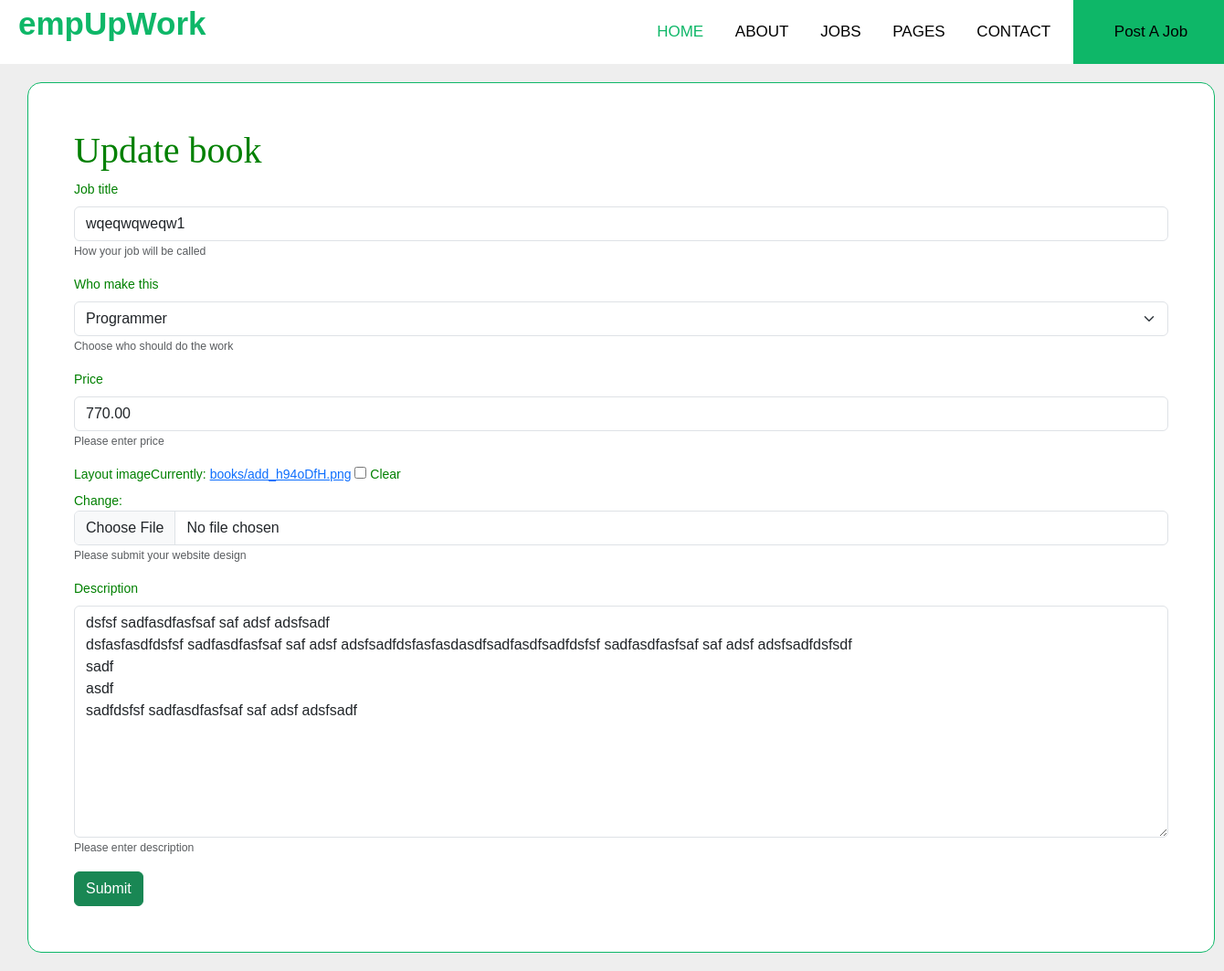
/books/update_book/7 (signed in), run on an earlier commit of the app's database.
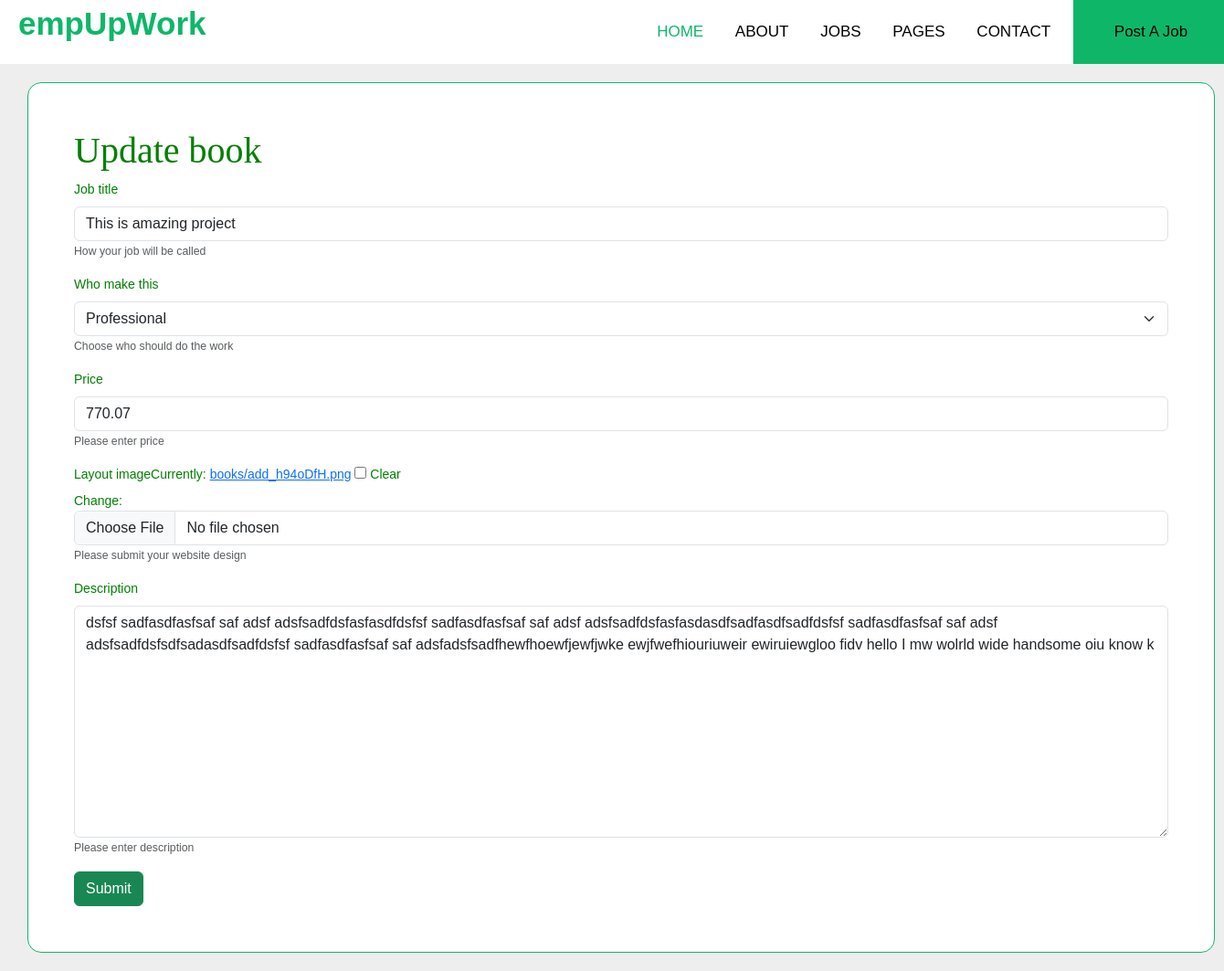
And on a later commit of the database.
### books/models.py (models this page shows, shortened)
class Books(models.Model):
    title: str = models.CharField(max_length=100)
    description: str = models.TextField(max_length=500)
    author: User = models.ForeignKey(User, on_delete=models.SET_NULL,
                                     null=True, blank=True)
    genre: str = models.CharField(max_length=25)
    is_available: bool = models.BooleanField(default=True)
    price: float = models.DecimalField(max_digits=5, decimal_places=2)
    created: datetime = models.DateTimeField(auto_now_add=True)
    image = models.ImageField(
        default='books/book_default_img.png', upload_to="books")
    objects = models.Manager()  # default
    c_objects = BooksManager()  # custom manager

### books/views.py (the view)
# urls.py: path("update_book/<int:pk>", BookUpdateView.as_view(), name="update_book"),
class BookUpdateView(UserPassesTestMixin, LoginRequiredMixin, UpdateView):
    modal = Books
    form_class = BookForm
    template_name = 'update_book.html'
    success_url = '/books/'
    def get_queryset(self):
        return Books.objects.filter(id=self.kwargs['pk'])
    def test_func(self):
        book = self.get_object()
        if self.request.user == book.author:
            return True
        return False

### books/forms.py
class BookForm(forms.ModelForm):
    title = forms.CharField(max_length=255, label="Job title",
                            help_text="How your job will be called")
    genre = forms.CharField(max_length=255, label="Who make this", help_text="Choose who should do the work",
                            widget=forms.Select(choices=genre_choices))
    price = forms.DecimalField(max_digits=55, decimal_places=2, label="Price",
                               help_text="Please enter price")
    image = forms.ImageField(required=False, label="Layout image",
                             help_text="Please submit your website design")
    description = forms.CharField(max_length=300, label="Description", help_text="Please enter description",
                                  widget=forms.Textarea(attrs={'rows': 10, 'cols': 100}))
    class Meta:
        model = Books
        fields = ['title', 'genre', 'price', 'image', 'description']

### books/templates/update_book.html (shortened to what this page needs)
{% extends 'base.html' %}
{% load django_bootstrap5 %}
{% load static %}
{% block content %}
<div class="main">
  <h1>Update book</h1>
  {% include "form_snippets.html" with form=form %}
</div>
{% endblock %}

### templates/form_snippets.html (shortened to what this page needs)
{% load static %}
{% load django_bootstrap5 %}
<form class="panel-body" method="POST" enctype="multipart/form-data">
  {% bootstrap_form form %}
  <button class="btn btn-success" type="submit">
    {% if btn_text %}
      {{ btn_text }}
    {% else %}
      Submit
    {% endif %}
  </button>
</form>

What changed in the data, as far as the page shows it:
changed Books: title "wqeqwqweqw1" → "This is amazing project"; genre "Programmer" → "Professional"; price "770.00" → "770.07"; description "dsfsf sadfasdfasfsaf saf adsf adsfsadf dsfasfasdfdsfsf sadfasdfasfsaf saf adsf adsfsadfdsfasfasdasdfsadfasdfsadfdsfsf sadfasdfasfsaf saf adsf adsfsadfdsfsdf sadf asdf sadfdsfsf sadfasdfasfsaf saf adsf adsfsadf" → "dsfsf sadfasdfasfsaf saf adsf adsfsadfdsfasfasdfdsfsf sadfasdfasfsaf saf adsf adsfsadfdsfasfasdasdfsadfasdfsadfdsfsf sadfasdfasfsaf saf adsf adsfsadfdsfsdfsadasdfsadfdsfsf sadfasdfasfsaf saf adsfadsfsadfhewfhoewfjewfjwke ewjfwefhiouriuweir ewiruiewgloo fidv hello I mw wolrld wide handsome oiu know k"
